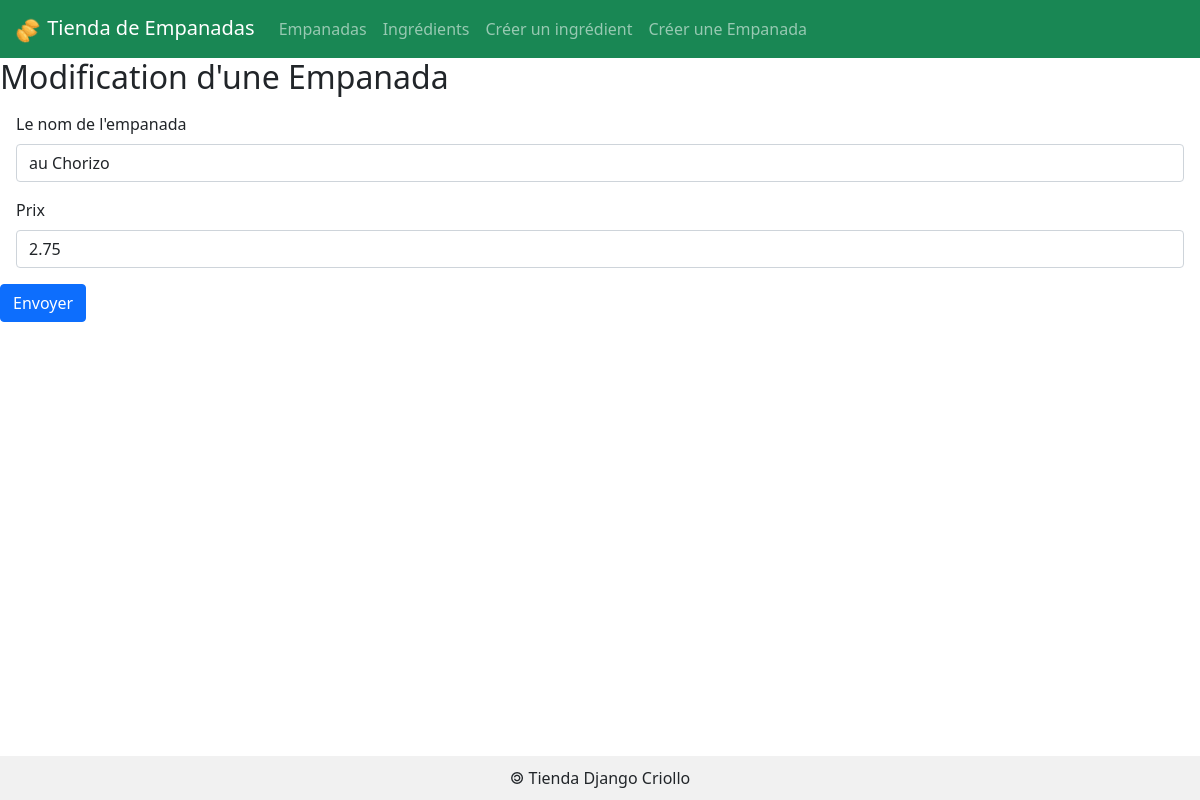
The page /empanada/1/update/ on the database as committed earlier.
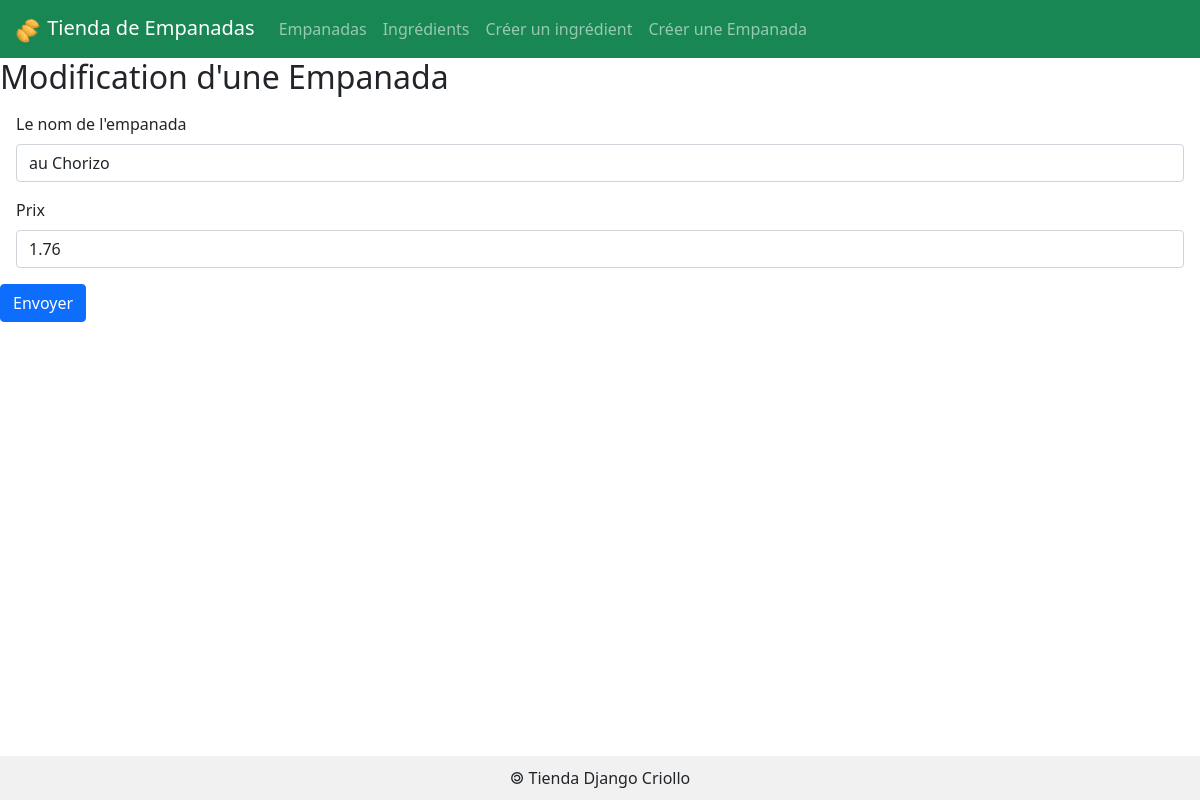
The same page on the database as committed later.
### empanadas/models.py (models this page shows, shortened)
class Empanada(models.Model) :
    idEmpanada    = models.AutoField(    primary_key    = True )
    nomEmpanada   = models.CharField(   max_length      = 50   )
    prix          = models.DecimalField( max_digits     = 6, decimal_places = 2 )

### empanadas/views.py (the view)
# urls.py: path('empanada/<int:empanada_id>/update/',		views.afficherFormulaireModificationEmpanada),
def afficherFormulaireModificationEmpanada(request, empanada_id):
	emp = Empanada.objects.get( idEmpanada= empanada_id)
	return render( request, 'empanadas/formulaireModificationEmpanada.html', {'empanada': emp} )

### empanadas/templates/empanadas/formulaireModificationEmpanada.html (shortened to what this page needs)
{% extends 'empanadas/base.html' %}
{% block main %}
<h2> Modification d'une Empanada </h2>
<form action="{% url 'editEmpanada' empanada.idEmpanada %}" method="POST">
        <div class="m-3">
                <label for="id_nomEmpanada" class="form-label"> Le nom de l'empanada </label>
                <input id="id_nomEmpanada" name="nomEmpanada" type="text" value="{{empanada.nomEmpanada}}" maxlength="50" required class="form-control"/>
        </div>
        <div class="m-3">
                <label for="id_prix" class="form-label"> Prix </label>
                <input id="id_prix" name="prix" type="number" value="{{empanada.prix}}" step="0.01" min="0" max="100.00"  required class="form-control"/>
        </div>
        <button type="submit" class="btn btn-primary"> Envoyer </button>
</form>
{% endblock %}

Rows that differ between the two databases and show on the page:
changed Empanada "au Chorizo": prix "2.75" → "1.76"
